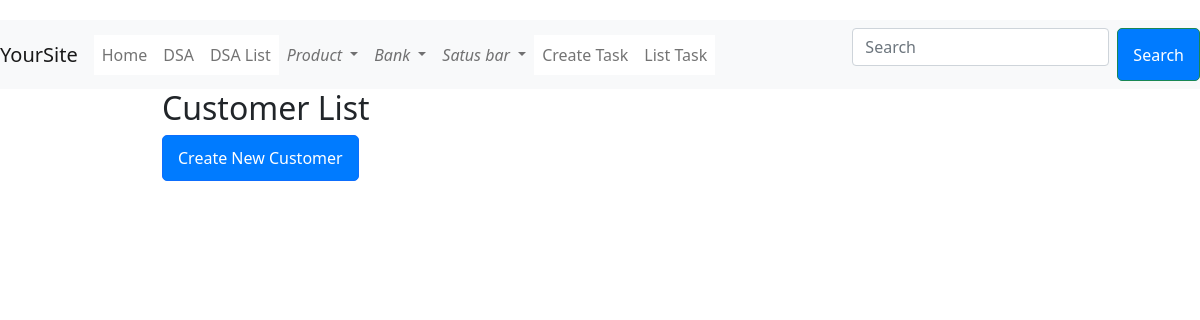
The app's page /categories/HDFC/, older data.
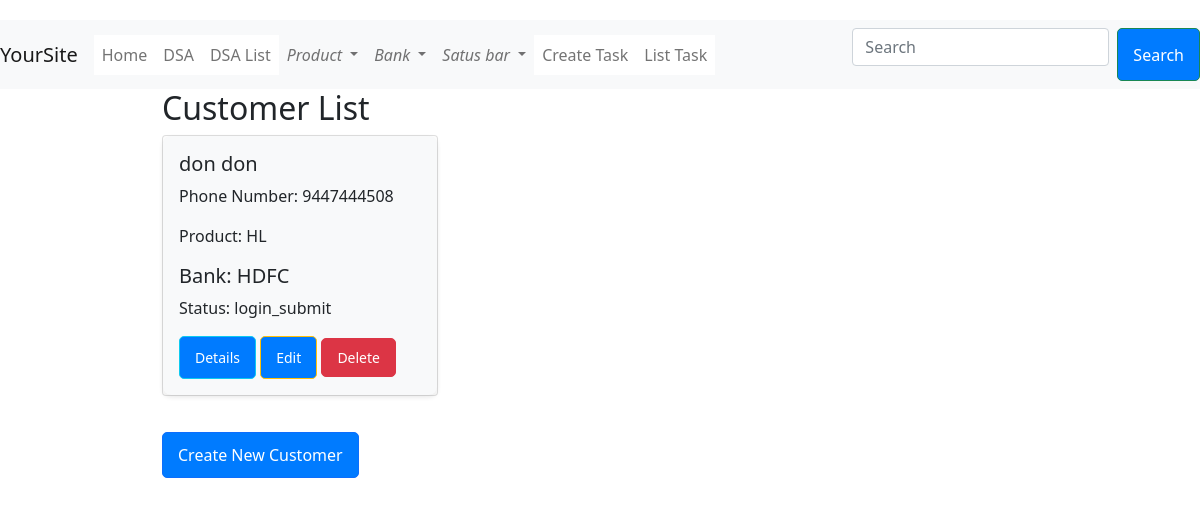
The same page, newer data.
### profiles/models.py (models this page shows, shortened)
class Customer(models.Model):
    f_name = models.CharField(max_length=50)
    l_name = models.CharField(max_length=50)
    phone_num = models.IntegerField()
    product = models.CharField(choices=PRODUCT_CHOICE, max_length=20)
    bank = models.CharField(choices=BANK_CHOICE, max_length=20)
    status = models.CharField(choices=STATUS_CHOICES, max_length=20)
    type = models.CharField(choices=TYPE_CHOICES, max_length=4)
    dsa = models.ForeignKey(DSA, on_delete=models.SET_NULL, null=True, blank=True)
    created_date = models.DateField(auto_now_add=True)

### profiles/views.py (the view)
# urls.py: path('categories/<slug:val>/', views.Bank_Category.as_view(), name="category"),
class Bank_Category(View):
    def get(self, request, val):
        customers = Customer.objects.filter(bank=val)
        titles = customers.values('f_name', 'l_name')
        return render(request, 'Bank_category.html', {'customers': customers, 'titles': titles})

### templates/Bank_category.html
{% extends 'base.html' %}
{% block content %}
<h2>Customer List</h2>
<div class="row">
    {% for cstmr in customers %}
    <div class="col-md-4 mb-3">
        <div class="card">
            <div class="card-body">
                <h5 class="card-title">{{ cstmr.f_name }} {{ cstmr.l_name }}</h5>
                <p class="card-text">Phone Number: {{ cstmr.phone_num }}</p>
                <p class="card-text">Product: {{ cstmr.product }}</p>
                <h5 class="card-text">Bank: {{ cstmr.bank }}</h5>
                <p class="card-text">Status: {{ cstmr.status }}</p>
                <a href="{% url 'details' cstmr.pk %}" class="btn btn-info btn-sm">Details</a>
                <a href="{% url 'edit' cstmr.pk %}" class="btn btn-warning btn-sm">Edit</a>
                <a href="{% url 'delete' cstmr.pk %}" class="btn btn-danger btn-sm">Delete</a>
            </div>
        </div>
    </div>
    {% endfor %}
</div>
<a href="{% url 'create_customer' %}" class="btn btn-primary">Create New Customer</a>
{% endblock %}

Row changes from the older to the newer data that the page shows:
added Customer: f_name "don", l_name "don", phone_num "9447444508", product "HL", bank "HDFC", status "login_submit"
